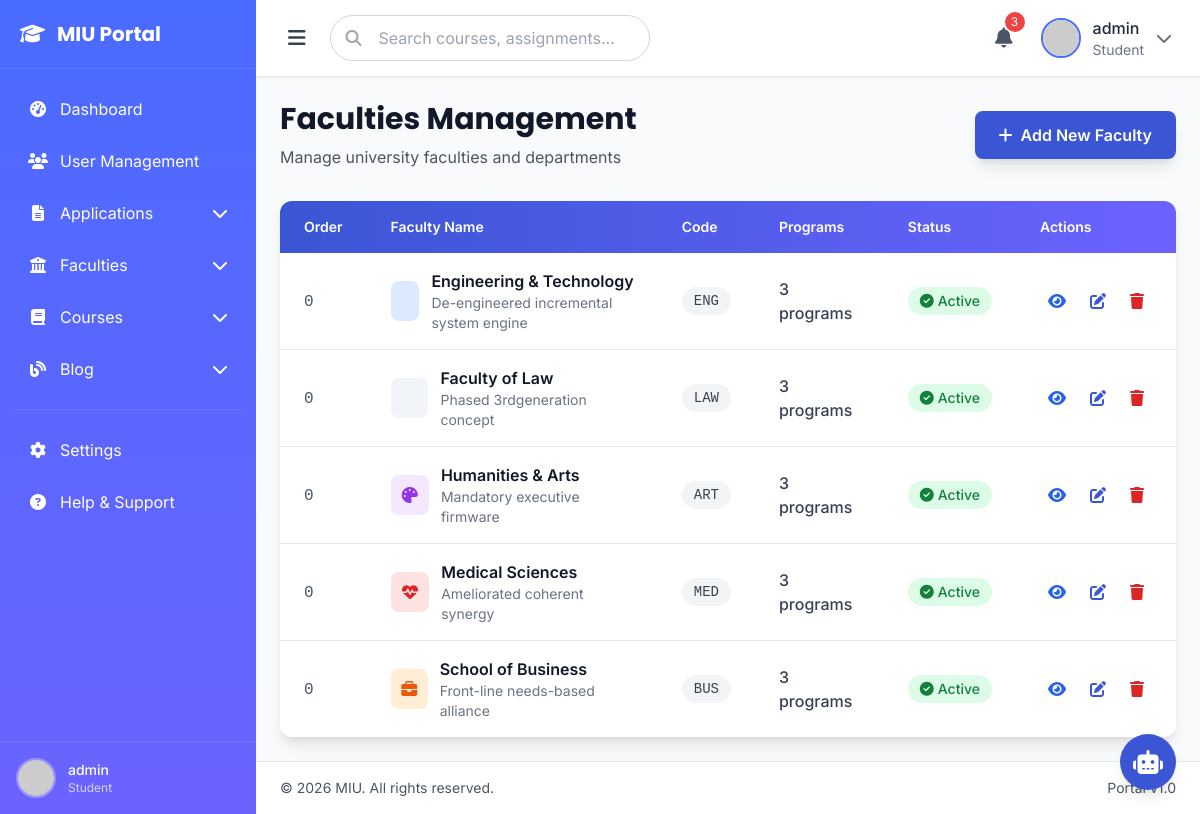
/management/faculties/ (signed in), run on an earlier commit of the app's database.
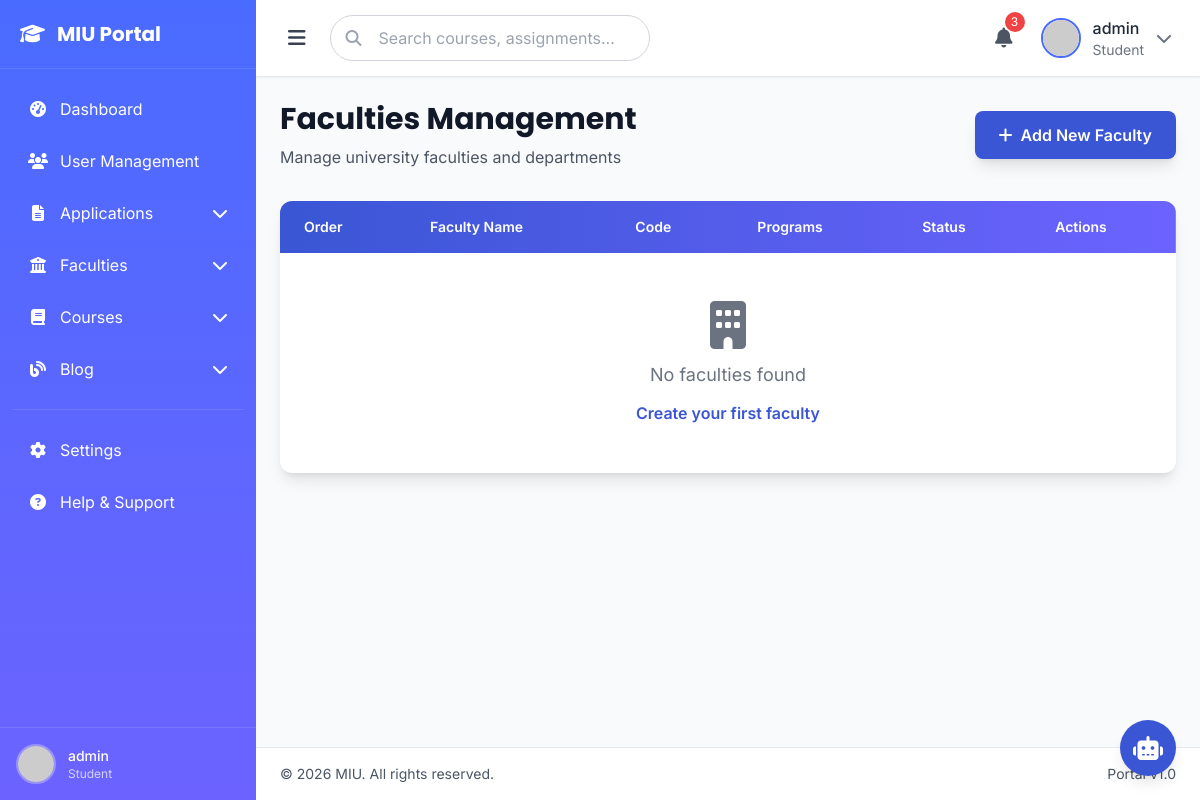
And on a later commit of the database.
### eduweb/models.py (models this page shows, shortened)
class Faculty(models.Model):
    name = models.CharField(max_length=200, help_text="Faculty name (e.g., Faculty of Business)")
    slug = models.SlugField(max_length=200, unique=True, help_text="URL-friendly name")
    code = models.CharField(max_length=20, unique=True, help_text="Faculty code (e.g., BUS, ENG)")
    icon = models.CharField(max_length=50, default='graduation-cap', help_text="Lucide icon name")
    color_primary = models.CharField(max_length=20, default='orange', help_text="Primary color")
    color_secondary = models.CharField(max_length=20, default='amber', help_text="Secondary color")
    tagline = models.CharField(max_length=200, help_text="Short tagline for hero section")
    description = models.TextField(help_text="Main description of the faculty")
    mission = models.TextField(blank=True, help_text="Faculty mission statement")
    vision = models.TextField(blank=True, help_text="Faculty vision statement")
    hero_image = models.ImageField(upload_to='faculties/heroes/', blank=True, null=True)
    about_image = models.ImageField(upload_to='faculties/about/', blank=True, null=True)
    student_count = models.IntegerField(default=0, help_text="Number of students")
    placement_rate = models.IntegerField(default=0, help_text="Career placement rate (0-100)")
    partner_count = models.IntegerField(default=0, help_text="Number of corporate partners")
    international_faculty = models.IntegerField(default=0, help_text="International faculty percentage")
    accreditation = models.TextField(blank=True, help_text="Accreditation details")
    special_features = models.JSONField(default=list, blank=True, help_text="List of special features")
    meta_description = models.CharField(max_length=160, blank=True)
    meta_keywords = models.CharField(max_length=255, blank=True)
    is_active = models.BooleanField(default=True)
    display_order = models.IntegerField(default=0)
    created_at = models.DateTimeField(auto_now_add=True)
    updated_at = models.DateTimeField(auto_now=True)
    class Meta:
        verbose_name = 'Faculty'
        verbose_name_plural = 'Faculties'
        ordering = ['display_order', 'name']

### management/views.py (the view)
# urls.py: path('faculties/', views.faculties_list, name='faculties_list'),
@login_required(login_url='eduweb:auth_page')
@user_passes_test(is_admin)
def faculties_list(request):
    faculties = Faculty.objects.all().order_by('display_order', 'name')
    pending_count = CourseApplication.objects.filter(status__in=['submitted', 'under_review']).count()
    context = {
        'faculties': faculties,
        'pending_count': pending_count,
    }
    return render(request, 'management/faculties_list.html', context)

### eduweb/context.py (called while the page is built)
def navigation_data(request):
    faculties = Faculty.objects.filter(is_active=True).prefetch_related('courses')[:11]
    courses = Course.objects.filter(is_active=True).select_related('faculty')[:11]
    return {
        'all_faculties': faculties,
        'all_courses': courses,
    }

### eduweb/views.py (called while the page is built)
def application_status_context(request):
    has_pending_application = False
    if request.user.is_authenticated:
        has_pending_application = CourseApplication.objects.filter(
            user=request.user,
            status__in=['draft', 'pending_payment', 'submitted', 'under_review', 'reviewed']
        ).exists()
    return {'has_pending_application': has_pending_application}

### management/views.py (called while the page is built)
def is_admin(user):
    return user.is_staff or user.is_superuser

### templates/management/faculties_list.html (shortened to what the changed rows need)
{% extends 'management/base.html' %}
{% block content %}
<div class="mb-8">
    <div class="flex flex-col md:flex-row md:items-center md:justify-between">
        <div>
            <h1 class="text-3xl font-bold text-gray-900 font-display">Faculties Management</h1>
        </div>
    </div>
</div>
<div class="bg-white rounded-xl shadow-lg overflow-hidden">
    <div class="overflow-x-auto">
        <table class="w-full">
            <thead class="bg-gradient-to-r from-primary-600 to-secondary-500 text-white">
                <tr>
                    <th class="px-6 py-4 text-left text-sm font-semibold">Order</th>
                    <th class="px-6 py-4 text-left text-sm font-semibold">Faculty Name</th>
                    <th class="px-6 py-4 text-left text-sm font-semibold">Code</th>
                    <th class="px-6 py-4 text-left text-sm font-semibold">Programs</th>
                    <th class="px-6 py-4 text-left text-sm font-semibold">Status</th>
                    <th class="px-6 py-4 text-left text-sm font-semibold">Actions</th>
                </tr>
            </thead>
            <tbody class="divide-y divide-gray-200">
                {% for faculty in faculties %}
                <tr class="hover:bg-gray-50 transition-colors">
                    <td class="px-6 py-4">
                        <span class="font-mono text-gray-600">{{ faculty.display_order }}</span>
                    </td>
                    <td class="px-6 py-4">
                        <div class="flex items-center gap-3">
                            <div class="w-10 h-10 bg-{{ faculty.color_primary }}-100 rounded-lg flex items-center justify-center">
                                <i class="fas fa-{{ faculty.icon }} text-{{ faculty.color_primary }}-600"></i>
                            </div>
                            <div>
                                <p class="font-semibold text-gray-900">{{ faculty.name }}</p>
                                <p class="text-sm text-gray-500">{{ faculty.tagline|truncatewords:8 }}</p>
                            </div>
                        </div>
                    </td>
                    <td class="px-6 py-4">
                        <span class="inline-flex items-center px-3 py-1 bg-gray-100 text-gray-700 rounded-full text-sm font-mono">
                            {{ faculty.code }}
                        </span>
                    </td>
                    <td class="px-6 py-4">
                        <span class="text-gray-700 font-medium">{{ faculty.courses.count }} program{{ faculty.courses.count|pluralize }}</span>
                    </td>
                    <td class="px-6 py-4">
                        {% if faculty.is_active %}
                        <span class="inline-flex items-center gap-1 px-3 py-1 bg-green-100 text-green-700 rounded-full text-sm font-medium">
                            <i class="fas fa-check-circle"></i>
                            Active
                        </span>
                        {% else %}
                        <span class="inline-flex items-center gap-1 px-3 py-1 bg-gray-100 text-gray-700 rounded-full text-sm font-medium">
                            <i class="fas fa-times-circle"></i>
                            Inactive
                        </span>
                        {% endif %}
                    </td>
                    <td class="px-6 py-4">
                        <div class="flex items-center gap-2">
                            <a href="{% url 'eduweb:faculty_detail' faculty.slug %}" target="_blank" class="p-2 text-blue-600 hover:bg-blue-50 rounded-lg transition-all" title="View Page">
                                <i class="fas fa-eye"></i>
                            </a>
                            <a href="{% url 'management:faculty_edit' faculty.pk %}" class="p-2 text-primary-600 hover:bg-primary-50 rounded-lg transition-all" title="Edit">
                                <i class="fas fa-edit"></i>
                            </a>
                            <form method="post" action="{% url 'management:faculty_delete' faculty.pk %}" class="inline" onsubmit="return confirm('Are you sure you want to delete {{ faculty.name }}? This will also affect related courses.');">
                                <button type="submit" class="p-2 text-red-600 hover:bg-red-50 rounded-lg transition-all" title="Delete">
                                    <i class="fas fa-trash"></i>
                                </button>
                            </form>
                        </div>
                    </td>
                </tr>
                {% empty %}
                <tr>
                    <td colspan="6" class="px-6 py-12 text-center">
                        <div class="flex flex-col items-center gap-3 text-gray-500">
                            <i class="fas fa-building text-5xl"></i>
                            <p class="text-lg">No faculties found</p>
                            <a href="{% url 'management:faculty_create' %}" class="text-primary-600 hover:text-primary-700 font-semibold">
                                Create your first faculty
                            </a>
                        </div>
                    </td>
                </tr>
                {% endfor %}
            </tbody>
        </table>
    </div>
</div>
{% endblock %}

What changed in the data, as far as the page shows it:
removed Faculty: display_order "0", name "Engineering & Technology", tagline "De-engineered incremental system engine", code "ENG", courses.count "3", is_active True (drawn)
removed Faculty: display_order "0", name "Faculty of Law", tagline "Phased 3rdgeneration concept", code "LAW", courses.count "3", is_active True (drawn)
removed Faculty: display_order "0", name "Humanities & Arts", tagline "Mandatory executive firmware", code "ART", courses.count "3", is_active True (drawn)
removed Faculty: display_order "0", name "Medical Sciences", tagline "Ameliorated coherent synergy", code "MED", courses.count "3", is_active True (drawn)
removed Faculty: display_order "0", name "School of Business", tagline "Front-line needs-based alliance", code "BUS", courses.count "3", is_active True (drawn)
Also different on the page:
text now shown: "No faculties found Create your first faculty"
